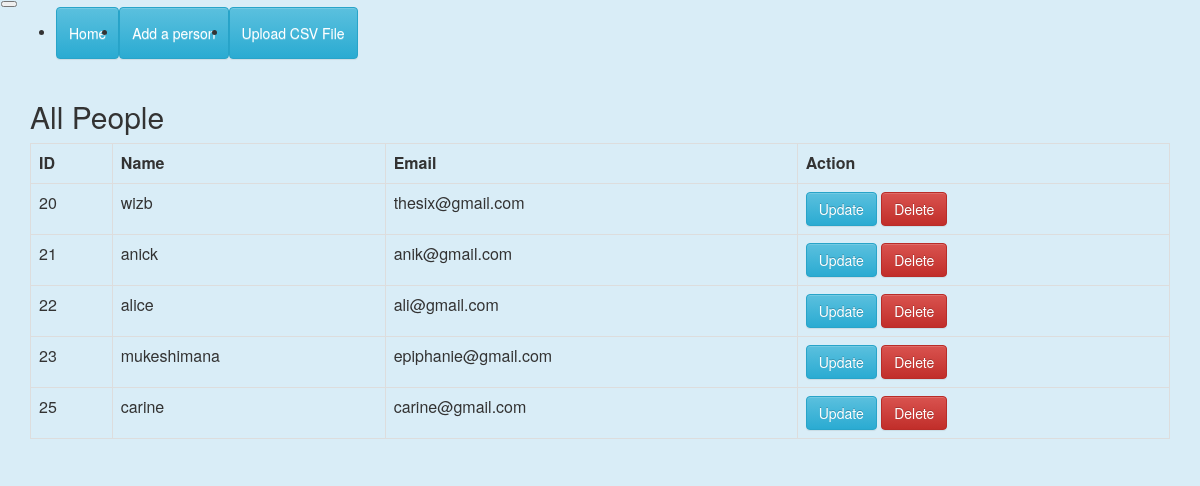
The page /php_crud_files/index.php on the database its author committed.
### tables this page shows
CREATE TABLE `person` (
  `id` int(11) NOT NULL,
  `name` varchar(20) NOT NULL,
  `email` varchar(20) NOT NULL
);

### php_crud_files/index.php (the view)
<?php
require "connection.php";
$sql= 'SELECT * FROM person';
$statement= $connection->prepare($sql);
$statement -> execute();
$person= $statement->fetchAll(PDO::FETCH_OBJ);
require "header.php";
?>
<div class="container">
	<div class="card mt-4">
		<div class="card-header"><h2>All People</h2></div>
		<div class="card-body">
           <table class="table table-bordered" >
			   <tr>
				   <th>ID</th>
				   <th>Name</th>
				   <th>Email</th>
				   <th>Action</th></tr>
				   <?php foreach($person as $p): ?>
				   <tr>
                    <td><?=$p->id ;   ?></td>
					<td><?=$p->name ;   ?></td>
					<td><?=$p->email;   ?></td>
					<td>
<a href="edit.php?id=<?=$p->id ; ?>" class="btn btn-info">Update</a>
<a onclick="return confirm('are you sure you want to delete this entry')"
href="delete.php?id=<?=$p->id ;?>" class="btn btn-danger"> Delete</a>
                   </td>
				   </tr>
	<?php endforeach; ?>
</table>
</div>
</div>
</div>

### php_crud_files/header.php (shortened to what this page needs)
<html lang="en">
<head>
<link rel="stylesheet"
href="https://cdn.jsdelivr.net/npm/bootstrap@3.3.7/dist/css/bootstrap.min.css"
integrity="sha384-BVYiiSIFeK1dGmJRAkycuHAHRg32OmUcww7on3RYdg4Va+PmSTsz/K68vbdEjh4u"
crossorigin="anonymous">
<link rel="stylesheet"
 href="https://cdn.jsdelivr.net/npm/bootstrap@3.3.7/dist/css/bootstrap-theme.min.css"
>
</head>
<body class="bg-info">
    <nav class="navbar navbar-expand-lg navbar-light bg-light">
  <button class="navbar-toggler" type="button" data-toggle="collapse"
  data-target="#navbarSupportedContent" aria-controls="navbarSupportedContent"
  aria-expanded="false" aria-label="toggle navigation">
</button>
<div class="collapse navbar-collapse" id="navbarSupportedContent">
    <ul class="navbar-nav mr-auto">
        <li class ="nav-item active">
        <a class="btn btn-info" href="/pdo/assign">Home <span class="sr-only">(current)</span></a></li>
        <li class ="nav-item active">
        <a class="btn btn-info" href="/pdo/assign/create.php">Add a person </a></li>
        <li class ="nav-item active">
        <a class="btn btn-info" href="/pdo/assign/upload-csv.php">Upload CSV File </a></li>
</ul>
</div>
</nav>

### rows shown on the page
person: id "20", name "wizb", email "thesix@gmail.com"
person: id "21", name "anick", email "anik@gmail.com"
person: id "22", name "alice", email "ali@gmail.com"
person: id "23", name "mukeshimana", email "epiphanie@gmail.com"
person: id "25", name "carine", email "carine@gmail.com"
